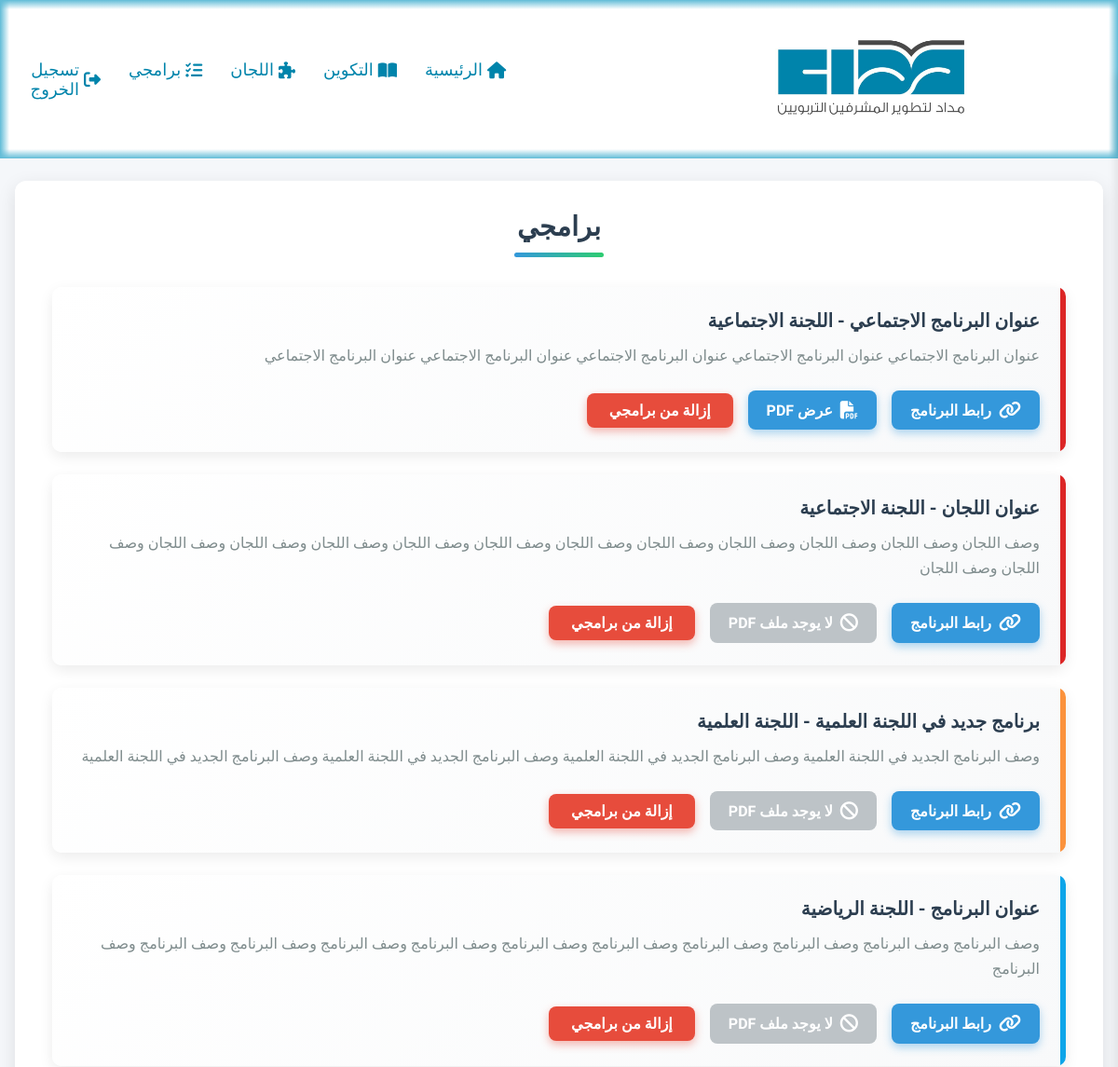
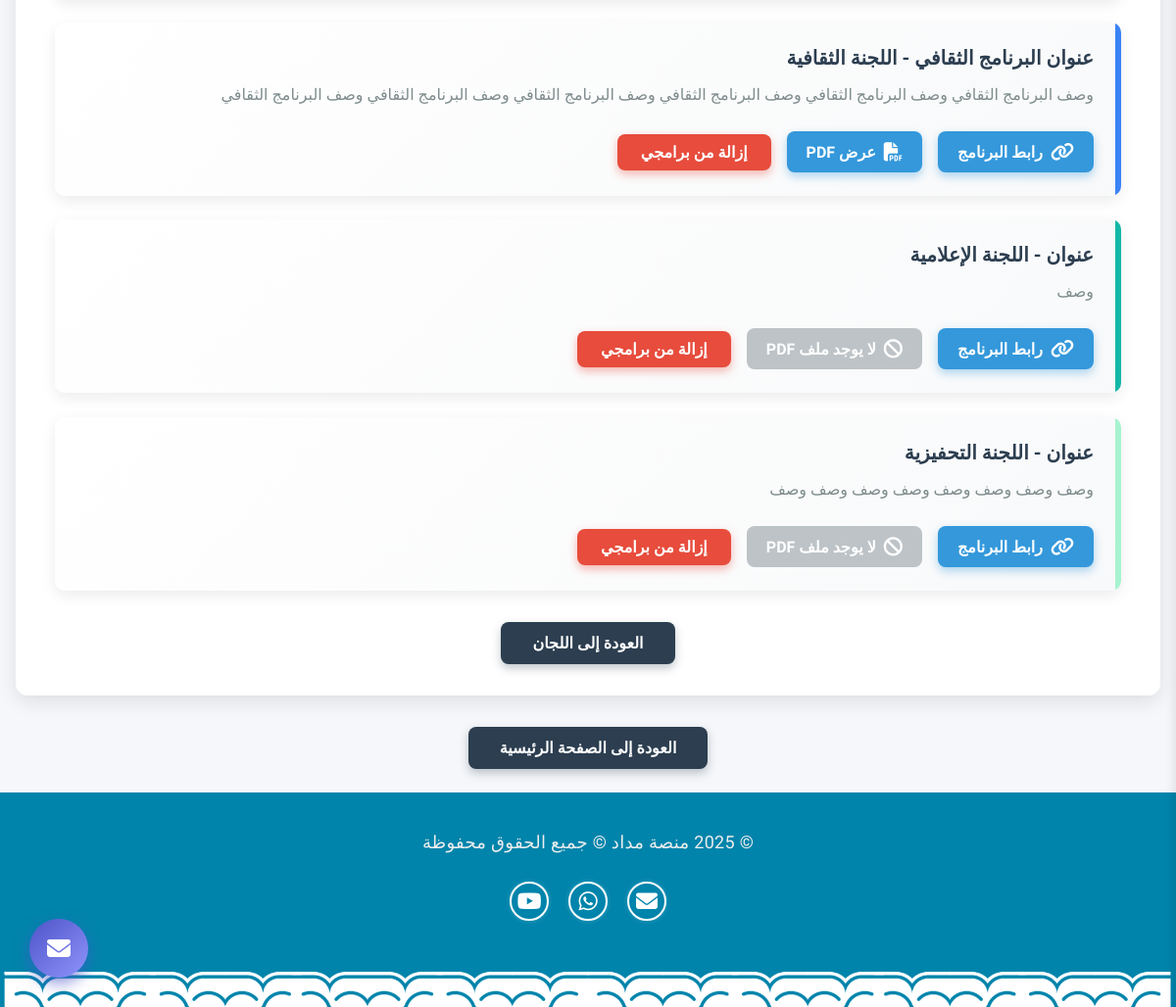
The page /control_panel (signed in) on the database as committed earlier (2 pictures, top to bottom).
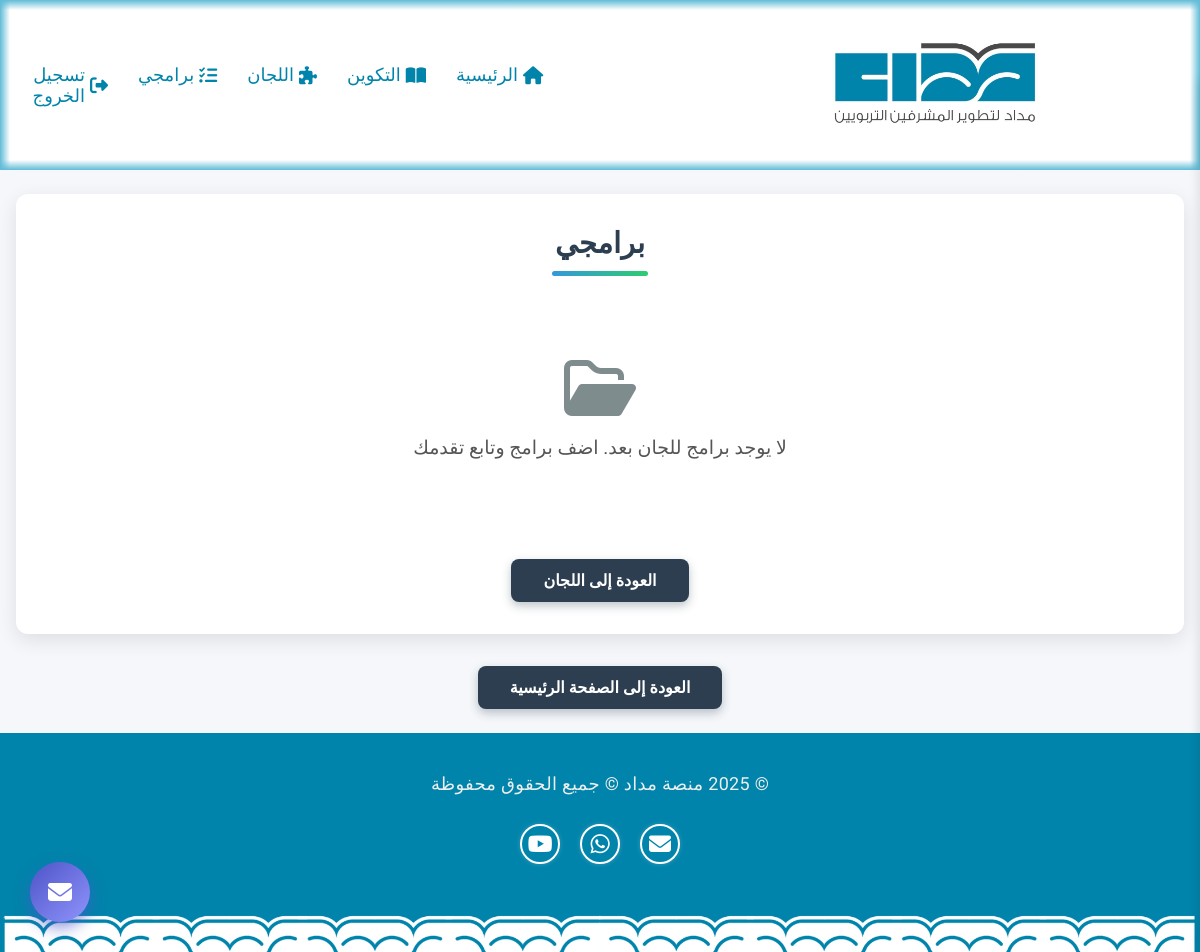
The same page on the database as committed later.
### committees/models.py (models this page shows, shortened)
class UserCommittee(models.Model):
    user = models.ForeignKey(settings.AUTH_USER_MODEL, on_delete=models.CASCADE, related_name="user_committees")
    committee = models.ForeignKey(Committee, on_delete=models.CASCADE, related_name="user_committees")
    is_added = models.BooleanField(default=False)
    class Meta:
        constraints = [
            models.UniqueConstraint(fields=['user', 'committee'], name='unique_user_committee')
        ]

class Committee(models.Model):
    committees = models.CharField(
        max_length=20,
        choices=COMMITTEES_CHOICES,
        verbose_name="اللجنة",
        help_text="اختر اللجنة المناسبة"
    )
    title = models.CharField(max_length=200, verbose_name="عنوان البرنامج")
    description = models.TextField(verbose_name="وصف البرنامج")
    image = models.ImageField(
        upload_to="committees_images/",
        blank=True,
        null=True,
        verbose_name="صورة"
    )
    link = models.URLField(blank=True, null=True, verbose_name="رابط")
    education_levels = MultiSelectField(
        choices=EDUCATION_CHOICES,
        max_length=100,
        verbose_name="المرحلة الإشرافية"
    )
    pdf = models.FileField(upload_to='committees/', blank=True, null=True, verbose_name="ملف pdf")
    class Meta:
        verbose_name = 'اللجنة'
        verbose_name_plural = 'اللجان'

### control_panel/views.py (the view)
# urls.py: path('control_panel', include("control_panel.urls"))
@login_required(login_url="/auth")
def control_panel(request):
    user_committees = UserCommittee.objects.filter(user=request.user, is_added=True).select_related("committee")
    return render(request, "control_panel.html", {
        "user_committees": user_committees,
    })

### control_panel/templates/control_panel.html (shortened to what this page needs)
{% extends "main/layout.html" %}
{% load static %}
{% block head %}
<link href="{% static 'css/control_panel.css' %}" rel="stylesheet">
<link rel="stylesheet" href="https://cdnjs.cloudflare.com/ajax/libs/font-awesome/6.4.0/css/all.min.css">
{% endblock %}
{% block body %}
<div class="main-container">
    <div class="sections-wrapper">
        <div class="section-block">
            <h1 class="animated-title">برامجي</h1>
            <div class="page-container">
                {% if user_committees %}
                {% for uc in user_committees %}
                <div class="program-card reveal {{ uc.committee.get_committees_display|lower }}"
                    style="--card-index: {{ forloop.counter }}">
                    <h2 class="program-title">{{ uc.committee.title }} - اللجنة {{ uc.committee.get_committees_display }}</h2>
                    <p class="program-description">{{ uc.committee.description }}</p>
                    <div class="button-group">
                        {% if uc.committee.link %}
                            <a href="{{ uc.committee.link }}" target="_blank" rel="noopener noreferrer" class="pdf-link">
                                <span class="pdf-icon"><i class="fa-solid fa-link"></i></span>
                                <span class="pdf-text">رابط البرنامج</span>
                            </a>
                        {% endif %}
                        {% if uc.committee.pdf %}
                            <a href="{% url 'pdf_view_committe' uc.committee.id %}" target="_blank" rel="noopener noreferrer" class="pdf-link">
                                <span class="pdf-icon"><i class="fa-solid fa-file-pdf"></i></span>
                                <span class="pdf-text">عرض PDF</span>
                            </a>
                        {% else %}
                            <span class="pdf-link disabled">
                                <span class="pdf-icon"><i class="fa-solid fa-ban"></i></span>
                                <span class="pdf-text">لا يوجد ملف PDF</span>
                            </span>
                        {% endif %}
                        <form method="post" action="{% url 'toggle_committee' uc.committee.id %}">
                            <button class="program-button remove-button" type="submit">إزالة من برامجي</button>
                        </form>
                    </div>
                </div>
                {% endfor %}
                {% else %}
                <div class="no-programs-message">
                    <i class="fa-regular fa-folder-open"></i>
                    <p>لا يوجد برامج للجان بعد. اضف برامج وتابع تقدمك</p>
                </div>
                {% endif %}
                <div class="back-button-wrapper">
                    <a href="{% url 'committees' %}" class="back-button">العودة إلى اللجان</a>
                </div>
            </div>
        </div>
    </div>
    <div class="home-back-container">
        <a href="{% url 'index' %}" class="home-back-button">العودة إلى الصفحة الرئيسية</a>
    </div>
</div>
{% endblock body %}

### main/templates/main/layout.html (shortened to what this page needs)
{% load static %}
<!DOCTYPE html>
<html lang="ar" dir="rtl">
<head>
    <link href="{% static 'css/style.css' %}" rel="stylesheet">
    <link rel="stylesheet" href="https://cdnjs.cloudflare.com/ajax/libs/font-awesome/6.4.0/css/all.min.css" />
    {% block head %} {% endblock %}
</head>
<body>
    <header class="header">
        {% include "main/header.html" %}
    </header>
    <main>
        {% block body %} {% endblock %}
    </main>
    <footer class="footer">
        {% include "main/footer.html" %}
    </footer>
{% if user.is_authenticated %}
<button id="suggestion-btn" class="floating-btn">
    <i class="fas fa-envelope"></i>
</button>
{% endif %}
</body>
</html>

### main/templates/main/header.html (shortened to what this page needs)
{% load static %}
<div class="side-gradient-left"></div>
<div class="side-gradient-right"></div>
<div class="logo">
    <img src="{% static 'images/logo.jpg' %}" alt="شعار مداد" />
</div>
<nav class="nav-container">
    <ul class="nav-menu">
        {% if user.is_authenticated %}
            <li><a href="{% url 'index' %}" class="nav-link"><i class="fas fa-home"></i> الرئيسية </a></li>
            <li><a href="{% url 'takwin' %}" class="nav-link"><i class="fas fa-book-open"></i> التكوين </a></li>
            <li><a href="{% url 'committees' %}" class="nav-link"><i class="fas fa-puzzle-piece"></i> اللجان </a></li>
            <li><a href="{% url 'control_panel' %}" class="nav-link"><i class="fas fa-tasks"></i>برامجي </a></li>
            <li><a href="{% url 'logout' %}" class="nav-link"><i class="fa-solid fa-right-from-bracket"></i>تسجيل الخروج </a></li>
        {% else %}
            <h1>منصة مداد - Medad</h1>
        {% endif %}
    </ul>
</nav>

### main/templates/main/footer.html
{% load static %}
<div class="footer-content">
    <p class="rights"> © 2025 منصة مداد © جميع الحقوق محفوظة </p>
    <div class="contact-icons">
        <a href="mailto:medaad.center@gmail.com" class="icon-link" aria-label="Email">
            <i class="fas fa-envelope"></i>
        </a>
        <a href="https://wa.me/+966534349939" target="_blank" class="icon-link" aria-label="WhatsApp">
            <i class="fab fa-whatsapp"></i>
        </a>
        <a href="https://youtube.com/channel/UCC5nzVgw_3WN8JGN0TUNmrQ?si=kV1hu7jlCT8JGCdJ" target="_blank" class="icon-link" aria-label="YouTube">
            <i class="fab fa-youtube"></i>
        </a>
    </div>
    <div class="footer-pattern">
        <img src="{% static 'images/naqesh.jpg' %}" alt="نقش مداد" />
    </div>
</div>

### main/static/css/style.css (style rules this page uses)
* { margin: 0; padding: 0; box-sizing: border-box; font-family: 'IBM Plex Sans Arabic', 'Sonar', sans-serif; }
body { background-color: #f9f9f9; direction: rtl; }
.header { position: relative; display: flex; flex-direction: row-reverse; justify-content: space-between; align-items: center; flex-wrap: wrap; padding: 20px; background-color: #fff; z-index: 1; overflow: hidden; }
.header::before { content: ""; position: absolute; top: 0; left: 0; width: 100%; height: 40px; background: linear-gradient(to bottom, #61bcd7 0%, transparent 25%); z-index: 0; }
.header::after { content: ""; position: absolute; bottom: 0; left: 0; width: 100%; height: 40px; background: linear-gradient(to top, #61bcd7 0%, transparent 25%); z-index: 0; }
.header::marker, .header::selection { display: none; }
.header .side-gradient-left, .header .side-gradient-right { content: ""; position: absolute; top: 0; height: 100%; width: 40px; z-index: 0; }
.header .side-gradient-left { left: 0; background: linear-gradient(to right, #61bcd7 0%, transparent 25%); }
.header .side-gradient-right { right: 0; background: linear-gradient(to left, #61bcd7 0%, transparent 25%); }
.logo { flex: 1; display: flex; justify-content: flex-start; align-items: center; margin-right: 180px; }
.logo img { height: 330px; width: auto; object-fit: contain; margin: -100px; }
.nav-container { flex: 2; display: flex; justify-content: center; }
.nav-menu { display: flex; list-style: none; gap: 30px; padding-right: 130px; }
.nav-link { position: relative; text-decoration: none; color: #0084AB; font-weight: 500; font-size: 18px; padding: 5px 0; transition: color 0.3s ease; gap: 5px; display: flex; align-items: center; }
.nav-link::after { content: ""; position: absolute; bottom: 0; left: 50%; width: 0; height: 2px; background-color: #0084AB; transition: all 0.3s ease; transform: translateX(-50%); }
@media (min-width: 769px) { .logo { order: 2; } }
@media (min-width: 769px) { .nav-container { order: 1; } }
@media (min-width: 769px) { .header { display: flex; flex-direction: row-reverse; align-items: center; } }
h1 { font-size: 30px; margin-bottom: 15px; color: #0084AB; font-family: 'IBM Plex Sans Arabic', 'Sonar', sans-serif; }
p { font-size: 19px; color: #555; margin-bottom: 20px; font-family: 'IBM Plex Sans Arabic', 'Sonar', sans-serif; }
.footer { background-color: #0084AB; padding: 20px 0; text-align: center; position: relative; color: white; overflow: hidden; padding-top: -100px; }
.rights { font-family: 'IBM Plex Sans Arabic', 'Sonar', sans-serif; font-weight: 300; font-size: 18px; color: #eee; text-align: center; letter-spacing: 0.3px; margin-top: 20px; }
.contact-icons { display: flex; justify-content: center; gap: 20px; margin-top: 30px; }
.icon-link { width: 40px; height: 40px; border: 2px solid white; border-radius: 50%; display: flex; align-items: center; justify-content: center; font-size: 22px; color: white; transition: all 0.4s ease; box-shadow: 0 0 5px #ffffff33; position: relative; text-decoration: none; }
.footer-pattern img { margin-top: 50px; margin-bottom: -30px; width: 100%; height: auto; max-height: 100px; }
.floating-btn { position: fixed; bottom: 30px; left: 30px; background: linear-gradient(135deg, #4e54c8, #8f94fb); color: white; border: none; border-radius: 50%; width: 60px; height: 60px; font-size: 24px; box-shadow: 0 6px 15px rgba(78, 84, 200, 0.6); cursor: pointer; display: flex; align-items: center; justify-content: center; transition: background 0.3s ease, transform 0.2s ease; z-index: 1100; }

Rows that differ between the two databases and show on the page:
removed UserCommittee: committee "عنوان البرنامج الاجتماعي", committee.committees "الاجتماعية", committee.description "عنوان البرنامج الاجتماعي عنوان البرنامج الاجتماعي عنوان البرنامج الاجتماعي عنوان البرنامج الاجتماعي عنوان البرنامج الاجتماعي", shows "عرض PDF"
removed UserCommittee: committee "عنوان اللجان", committee.committees "الاجتماعية", committee.description "وصف اللجان وصف اللجان وصف اللجان وصف اللجان وصف اللجان وصف اللجان وصف اللجان وصف اللجان وصف اللجان وصف اللجان وصف اللجان وصف اللجان وصف اللجان", shows "لا يوجد ملف PDF"
removed UserCommittee: committee "برنامج جديد في اللجنة العلمية", committee.committees "العلمية", committee.description "وصف البرنامج الجديد في اللجنة العلمية وصف البرنامج الجديد في اللجنة العلمية وصف البرنامج الجديد في اللجنة العلمية وصف البرنامج الجديد في اللجنة العلمية", shows "لا يوجد ملف PDF"
removed UserCommittee: committee "عنوان البرنامج", committee.committees "الرياضية", committee.description "وصف البرنامج وصف البرنامج وصف البرنامج وصف البرنامج وصف البرنامج وصف البرنامج وصف البرنامج وصف البرنامج وصف البرنامج وصف البرنامج وصف البرنامج", shows "لا يوجد ملف PDF"
removed UserCommittee: committee "عنوان البرنامج الثقافي", committee.committees "الثقافية", committee.description "وصف البرنامج الثقافي وصف البرنامج الثقافي وصف البرنامج الثقافي وصف البرنامج الثقافي وصف البرنامج الثقافي وصف البرنامج الثقافي", shows "عرض PDF"
removed UserCommittee: committee "عنوان", committee.committees "الإعلامية", committee.description "وصف", shows "لا يوجد ملف PDF"
removed UserCommittee: committee "عنوان", committee.committees "التحفيزية", committee.description "وصف وصف وصف وصف وصف وصف وصف وصف", shows "لا يوجد ملف PDF"
Other text that changed with them:
text now shown: "لا يوجد برامج للجان بعد. اضف برامج وتابع تقدمك"
